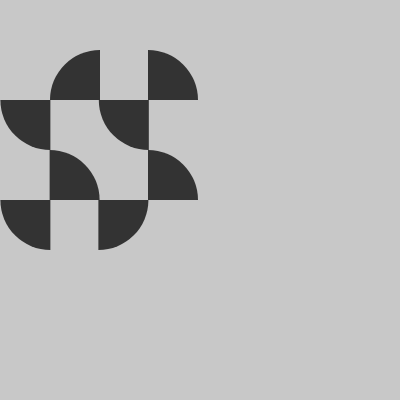
Frame 1 (no input)
Frame 60 (no input): identical to frame 1, image omitted
Frame 120 (the mouse pressed at the canvas centre since frame 60): identical to frame 1, image omitted

The p5.js sketch that drew this single still picture (run headless with seeded random() and noise() and a simulated clock; from frame 60 on, the mouse is pressed at the canvas centre):

// p5.js sketch
// ── sketch.js
function setup() {
  createCanvas(400, 400);
}

class Piece {
  constructor(){
    // arc construction
    this.x = 0,
    this.y = 0,
    this.w = 25,
    this.h = 25,
    this.start = PI,
    this.stop = -PI/2,
    this.mode = PIE
    this.fill = 51;
  }

  
  display() {
    noStroke();
    fill(this.fill);
    arc(this.x, this.y, this.w, this.h, this.start, this.stop, this.mode)
  }
}

class MotifMirror {
  constructor(){
    // motif construction
    this.offsetY = 0,
    this.offsetX = -12
  }
  
  display() {
      const slice = new Piece();
      
      slice.display();
      rotate(PI/2)
      translate(this.offsetY, this.offsetX);
      slice.display();
  }
}

class MotifGlide {
  constructor(){
    // Glid motif construction
    this.offsetY = 0,
    this.offsetX = -24.6
  }
  
  display() {
      const slice = new Piece();
      slice.display();
      translate(this.offsetY, this.offsetX);
      slice.display();
  }
}

class Tile {
  constructor(){
    // motif construction
    this.copies = 2,
    this.offsetX = 50,
    this.offsetY = 0
  }

  
  display() {
    const motifMirror = new MotifMirror()
  const motifGlide = new MotifGlide()
  motifMirror.display()
  // push();
  rotate(PI);
  translate(0,0.2)
  motifGlide.display()
  // pop();
  }
}

function draw() {
  background(200);

  const tile = new Tile();
  translate(100,100)
  scale(4)
  tile.display()
  rotate((3*PI)/2)
  translate(-12, -25)
  tile.display()
  
  
}



// ── tests.js
function setup() {
    createCanvas(400, 400);
  }
  
  const squareSize = 50;
  
  function draw() {
    background(200);
    const circleSquare = () => {
      translate(175,175)
      noStroke();
      fill("#FFFFFF");
      rect(0,0,squareSize,squareSize);
      fill('#222222');
      ellipse(25,25,45,45);
    }
  
    const squeezeRectangle = () => {
      const rectWidth = squareSize/2;
      for(i=1; i<=7; i++){
        const squeeze = (rectWidth/i)*2.31
        translate(squeeze,0)
        // noStroke();
        fill("#ffffff");
        rect(0,0, squeeze, squareSize);
        fill('#222222');
        arc(0, 25, squeeze/1.2, 45, -PI/2, 3*-PI/2, CHORD);
      }
    }
  
    // 
    
    
    // circleSquare();
    squeezeRectangle();
  
    // for(i=0; i<10; i++){
    //   fill(255, 204, 0);
    //   ellipse((i*50), (i*50), 100, 100)
    // }
    
  }
  
  
  
  
  
